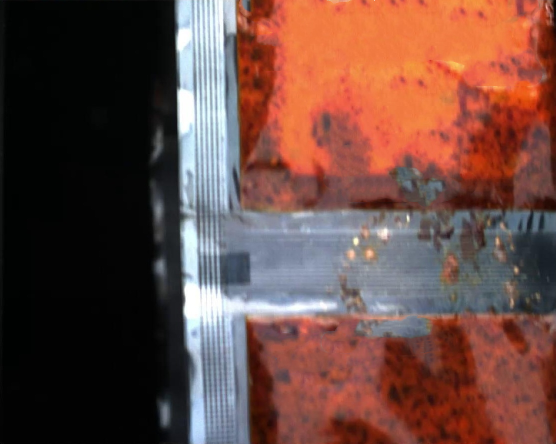
#> input picture datasets_clean/110v_300010.jpg, 1112 x 888 px (shown at 1/2 size)
$ python -i datasets.py   (imports and definitions only)
#> lines starting #> are read from the running program, lines starting #| are printed output that depends on the picture
#> further down, picture is the input picture: shape (888, 1112, 3); mean B, G, R 64.5, 71.8, 105.6
import os
import cv2
import random
import numpy as np

import torch
from torch.utils import data
from torch.utils.data import Dataset

# [28 lines left out: functions contrast_and_brightness, motion_blur, not called in this run]

def augment_hsv(img, hgain = 0.0138, sgain = 0.678, vgain = 0.36):
#> called with hgain = 0.0138, sgain = 0.678, vgain = 0.36
    r = np.random.uniform(-1, 1, 3) * [hgain, sgain, vgain] + 1  # random gains
    hue, sat, val = cv2.split(cv2.cvtColor(img, cv2.COLOR_BGR2HSV))
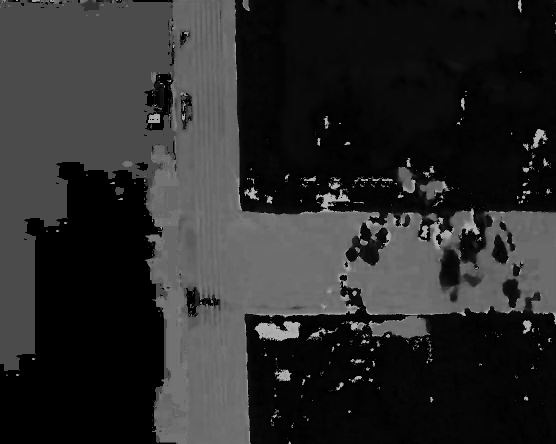
#> hue: shape (888, 1112) (shown at 1/2 size); min 0, max 179, mean 43.2
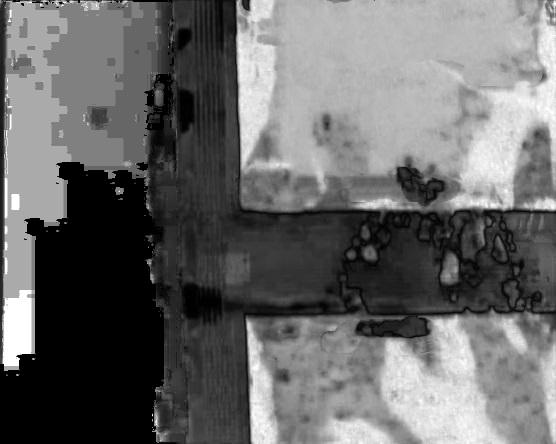
#> sat: shape (888, 1112) (shown at 1/2 size); min 0, max 255, mean 104.8
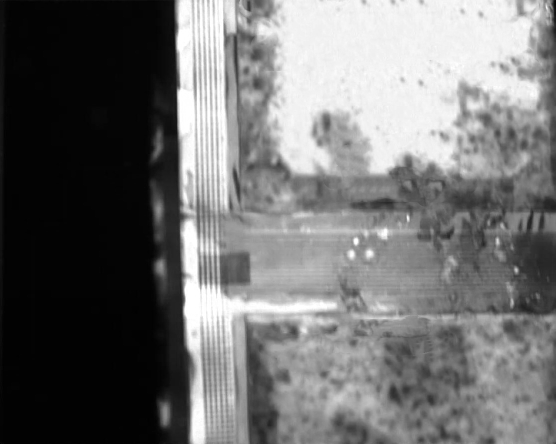
#> val: shape (888, 1112) (shown at 1/2 size); min 0, max 255, mean 112.2
    dtype = img.dtype  # uint8

    x = np.arange(0, 256, dtype=np.int16)
    lut_hue = ((x * r[0]) % 180).astype(dtype)
    lut_sat = np.clip(x * r[1], 0, 255).astype(dtype)
#> lut_sat = 256 values from 0 to 255
    lut_val = np.clip(x * r[2], 0, 255).astype(dtype)
#> lut_val = 256 values from 0 to 255

    img_hsv = cv2.merge((cv2.LUT(hue, lut_hue), cv2.LUT(sat, lut_sat), cv2.LUT(val, lut_val))).astype(dtype)
#> img_hsv: shape (888, 1112, 3); mean H, S, V 43.2, 131.3, 119.1
    img = cv2.cvtColor(img_hsv, cv2.COLOR_HSV2BGR)  # no return needed
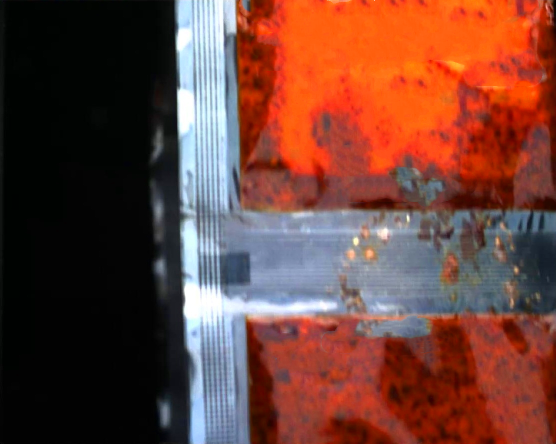
#> img: shape (888, 1112, 3) (shown at 1/2 size); mean B, G, R 54.9, 64.6, 110.1
    return img


# [22 lines left out: functions random_resize, img_aug, collate_fn, not called in this run]

class TensorDataset():
    # [54 lines left out: functions __init__, __getitem__, not called in this run]

    def __len__(self):
        return len(self.data_list)


# [5 lines not run here, left out]

>>> import cv2
>>> picture = cv2.imread('../../datasets_clean/110v_300010.jpg')
>>> result = augment_hsv(picture)

$ run again, on datasets_clean/110v_3000100.jpg
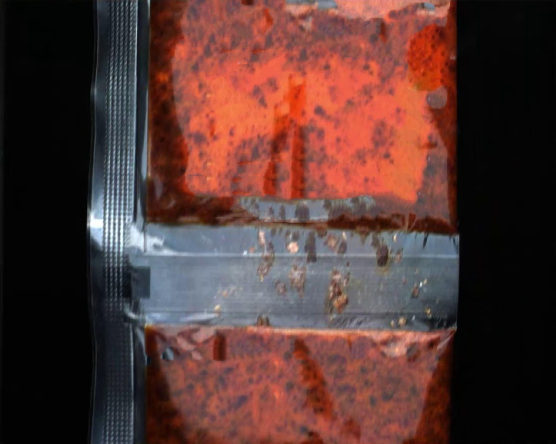
#> input picture datasets_clean/110v_3000100.jpg, 1112 x 888 px (shown at 1/2 size)
#> picture is the input picture: shape (888, 1112, 3); mean B, G, R 51, 54.7, 85.8
#> in augment_hsv, `hue, sat, val = cv2.split(cv2.cvtColor(img, cv2.COLOR_BGR2HSV))`:
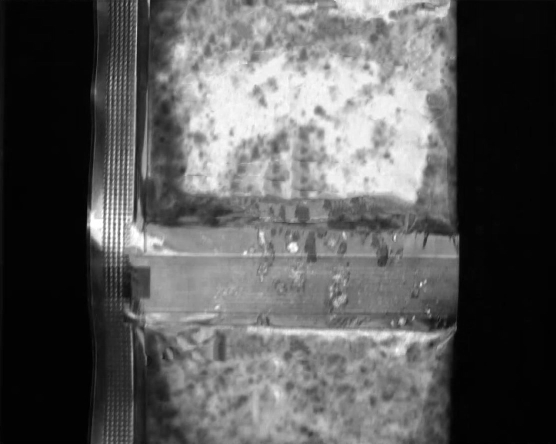
#> val: shape (888, 1112) (shown at 1/2 size); min 0, max 255, mean 90
#> img_hsv: shape (888, 1112, 3); mean H, S, V 34.4, 107.6, 96.1
#> in augment_hsv, `img = cv2.cvtColor(img_hsv, cv2.COLOR_HSV2BGR)`:
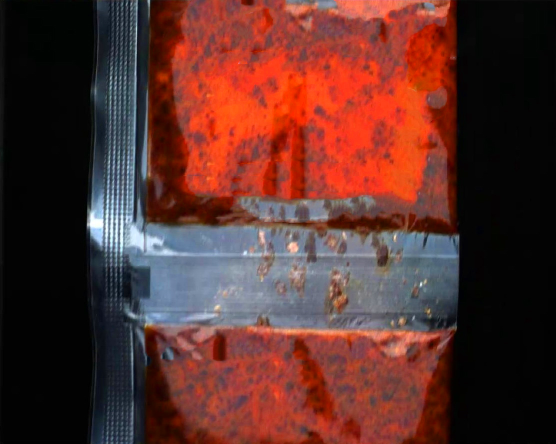
#> img: shape (888, 1112, 3) (shown at 1/2 size); mean B, G, R 43.2, 48, 90.3

$ run again, on datasets_clean/110v_3000110.jpg
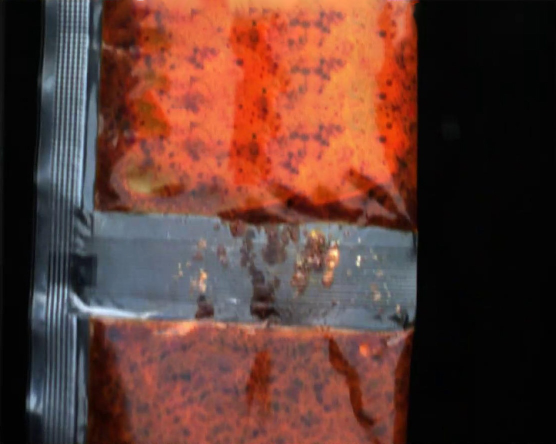
#> input picture datasets_clean/110v_3000110.jpg, 1112 x 888 px (shown at 1/2 size)
#> picture is the input picture: shape (888, 1112, 3); mean B, G, R 50.4, 58.8, 95.9
#> in augment_hsv, `hue, sat, val = cv2.split(cv2.cvtColor(img, cv2.COLOR_BGR2HSV))`:
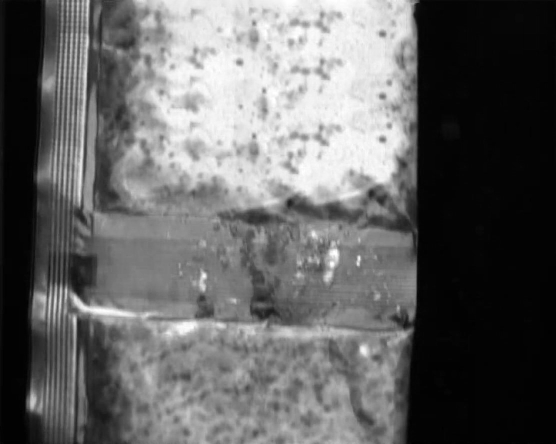
#> val: shape (888, 1112) (shown at 1/2 size); min 0, max 255, mean 100.5
#> img_hsv: shape (888, 1112, 3); mean H, S, V 34.1, 119, 107.2
#> in augment_hsv, `img = cv2.cvtColor(img_hsv, cv2.COLOR_HSV2BGR)`:
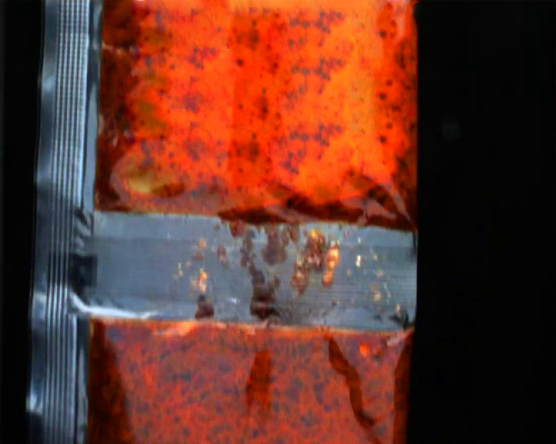
#> img: shape (888, 1112, 3) (shown at 1/2 size); mean B, G, R 40.6, 51.5, 100.9

$ run again, on datasets_clean/110v_3000115.jpg
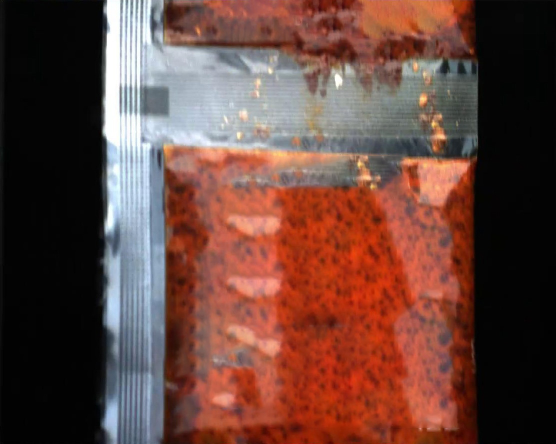
#> input picture datasets_clean/110v_3000115.jpg, 1112 x 888 px (shown at 1/2 size)
#> picture is the input picture: shape (888, 1112, 3); mean B, G, R 60.3, 68.2, 103.9
#> in augment_hsv, `hue, sat, val = cv2.split(cv2.cvtColor(img, cv2.COLOR_BGR2HSV))`:
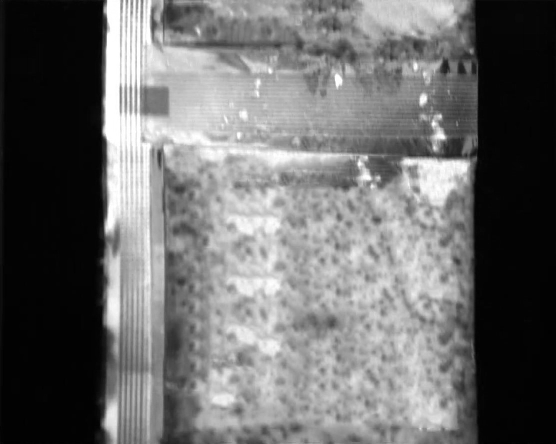
#> val: shape (888, 1112) (shown at 1/2 size); min 0, max 255, mean 108.3
#> img_hsv: shape (888, 1112, 3); mean H, S, V 27.1, 109.1, 115.6
#> in augment_hsv, `img = cv2.cvtColor(img_hsv, cv2.COLOR_HSV2BGR)`:
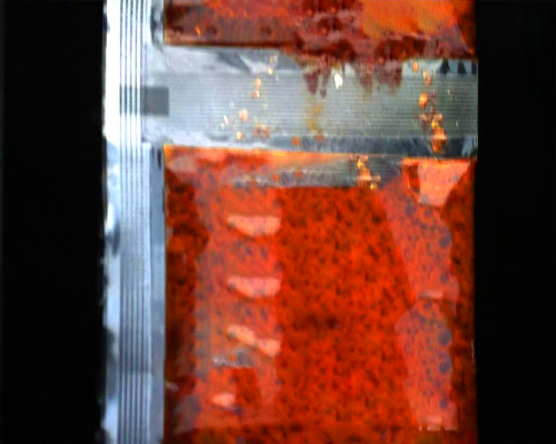
#> img: shape (888, 1112, 3) (shown at 1/2 size); mean B, G, R 53.5, 63.3, 109.4
